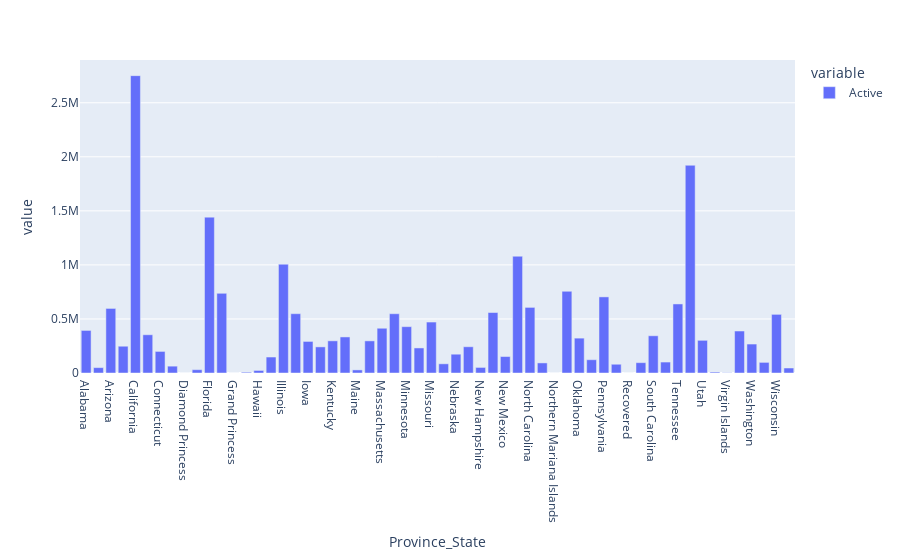

Write notebook code for a chart like this one.
### Markdown cell above
### Plot Province/State Wise Active Cases in USA

### Code cell
px.bar(data_frame = covid_data_US['Active'])

### Figure 1 — Plotly figure (JSON) as saved in the notebook; plotly's stock layout.template omitted (floating-point values rounded to 4 significant figures)
{"data": [{"alignmentgroup": "True", "hovertemplate": "variable=Active<br>Province_State=%{x}<br>value=%{y}<extra></extra>", "legendgroup": "Active", "marker": {"color": "#636efa", "pattern": {"shape": ""}}, "name": "Active", "offsetgroup": "Active", "orientation": "v", "showlegend": true, "textposition": "auto", "type": "bar", "x": ["Alabama", "Alaska", "Arizona", "Arkansas", "California", "Colorado", "Connecticut", "Delaware", "Diamond Princess", "District of Columbia", "Florida", "Georgia", "Grand Princess", "Guam", "Hawaii", "Idaho", "Illinois", "Indiana", "Iowa", "Kansas", "Kentucky", "Louisiana", "Maine", "Maryland", "Massachusetts", "Michigan", "Minnesota", "Mississippi", "Missouri", "Montana", "Nebraska", "Nevada", "New Hampshire", "New Jersey", "New Mexico", "New York", "North Carolina", "North Dakota", "Northern Mariana Islands", "Ohio", "Oklahoma", "Oregon", "Pennsylvania", "Puerto Rico", "Recovered", "Rhode Island", "South Carolina", "South Dakota", "Tennessee", "Texas", "Utah", "Vermont", "Virgin Islands", "Virginia", "Washington", "West Virginia", "Wisconsin", "Wyoming"], "xaxis": "x", "y": [393851, 49755, 597309, 247736, 2750669, 353757, 199670, 63347, 49, 30644, 1441893, 737395, 100, 7275, 23589, 147707, 1006442, 548634, 292044, 241572, 297521, 333598, 28587, 297162, 414061, 548408, 428682, 231722, 471444, 85048, 173883, 242859, 51509, 559396, 152222, 1080226, 606930, 93206, 123, 756078, 322539, 122873, 704110, 81014, 0, 95552, 344326, 101331, 638746, 1921602, 302333, 8634, 2119, 388334, 267897, 98208, 542567, 46230], "yaxis": "y"}], "layout": {"autosize": true, "barmode": "relative", "legend": {"title": {"text": "variable"}, "tracegroupgap": 0}, "margin": {"t": 60}, "xaxis": {"anchor": "y", "autorange": true, "domain": [0, 1], "range": [-0.5, 57.5], "title": {"text": "Province_State"}, "type": "category"}, "yaxis": {"anchor": "x", "autorange": true, "domain": [0, 1], "range": [0, 2895000.0], "title": {"text": "value"}, "type": "linear"}}}
